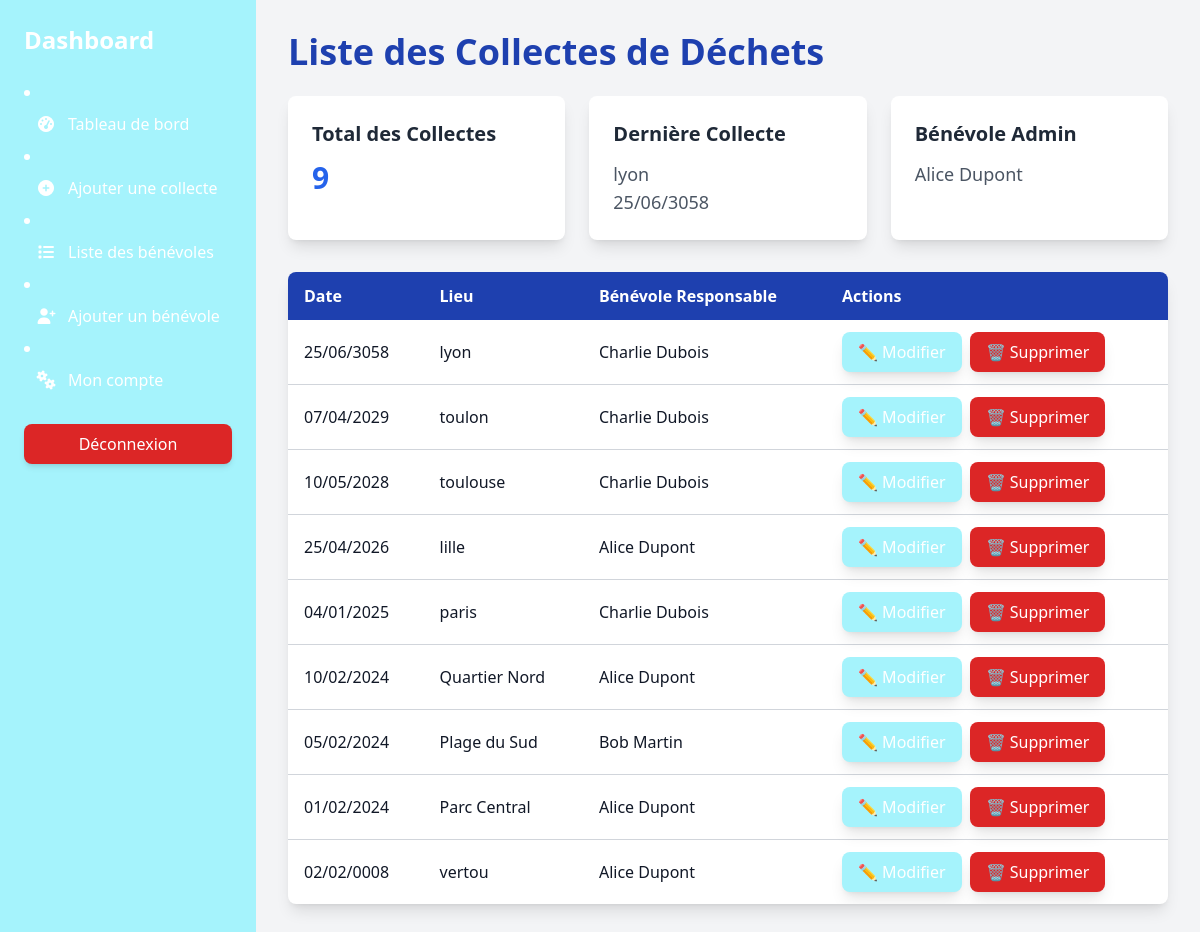
/php/collection_list.php, run on the app's committed database.
### tables this page shows
CREATE TABLE `collectes` (
  `id` int NOT NULL,
  `date_collecte` date NOT NULL,
  `lieu` varchar(255) NOT NULL,
  `id_benevole` int DEFAULT NULL
);

CREATE TABLE `benevoles` (
  `id` int NOT NULL,
  `nom` varchar(100) NOT NULL,
  `email` varchar(100) NOT NULL,
  `mot_de_passe` varchar(255) NOT NULL,
  `role` enum('admin','participant') NOT NULL
);

### php/collection_list.php (the view, shortened to what this page needs)
<?php
require 'config.php';
try {
    $stmt = $pdo->query("
        SELECT c.id, c.date_collecte, c.lieu, b.nom
        FROM collectes c
        LEFT JOIN benevoles b ON c.id_benevole = b.id
        ORDER BY c.date_collecte DESC
    ");
    $query = $pdo->prepare("SELECT nom FROM benevoles WHERE role = 'admin' LIMIT 1");
    $query->execute();
    $collectes = $stmt->fetchAll();
    $admin = $query->fetch(PDO::FETCH_ASSOC);
    $adminNom = $admin ? htmlspecialchars($admin['nom']) : 'Aucun administrateur trouvé';
} catch (PDOException $e) {
    echo "Erreur de base de données : " . $e->getMessage();
    exit;
}
?>
<!DOCTYPE html>
<html lang="fr">
<head>
    <head>
    </head>
    <script src="https://cdn.tailwindcss.com"></script>
    <link href="https://cdn.jsdelivr.net/npm/@fortawesome/fontawesome-free/css/all.min.css" rel="stylesheet">
</head>
<body class="bg-gray-100 text-gray-900">
<div class="flex h-screen">
    <div class="bg-cyan-200 text-white w-64 p-6">
        <h2 class="text-2xl font-bold mb-6">Dashboard</h2>
            <li><a href="collection_list.php" class="flex items-center py-2 px-3 hover:bg-blue-800 rounded-lg"><i class="fas fa-tachometer-alt mr-3"></i> Tableau de bord</a></li>
            <li><a href="collection_add.php" class="flex items-center py-2 px-3 hover:bg-blue-800 rounded-lg"><i class="fas fa-plus-circle mr-3"></i> Ajouter une collecte</a></li>
            <li><a href="volunteer_list.php" class="flex items-center py-2 px-3 hover:bg-blue-800 rounded-lg"><i class="fa-solid fa-list mr-3"></i> Liste des bénévoles</a></li>
            <li><a href="user_add.php" class="flex items-center py-2 px-3 hover:bg-blue-800 rounded-lg"><i class="fas fa-user-plus mr-3"></i> Ajouter un bénévole</a></li>
            <li><a href="my_account.php" class="flex items-center py-2 px-3 hover:bg-blue-800 rounded-lg"><i class="fas fa-cogs mr-3"></i> Mon compte</a></li>
        <div class="mt-6">
            <button onclick="logout()" class="w-full bg-red-600 hover:bg-red-700 text-white py-2 rounded-lg shadow-md">
                Déconnexion
            </button>
        </div>
    </div>
    <div class="flex-1 p-8 overflow-y-auto">
        <h1 class="text-4xl font-bold text-blue-800 mb-6">Liste des Collectes de Déchets</h1>
        <div class="grid grid-cols-1 sm:grid-cols-2 lg:grid-cols-3 gap-6 mb-8">
            <div class="bg-white p-6 rounded-lg shadow-lg">
                <h3 class="text-xl font-semibold text-gray-800 mb-3">Total des Collectes</h3>
                <p class="text-3xl font-bold text-blue-600"><?= count($collectes) ?></p>
            </div>
            <div class="bg-white p-6 rounded-lg shadow-lg">
                <h3 class="text-xl font-semibold text-gray-800 mb-3">Dernière Collecte</h3>
                <p class="text-lg text-gray-600"><?= htmlspecialchars($collectes[0]['lieu']) ?></p>
                <p class="text-lg text-gray-600"><?= date('d/m/Y', strtotime($collectes[0]['date_collecte'])) ?></p>
            </div>
            <div class="bg-white p-6 rounded-lg shadow-lg">
                <h3 class="text-xl font-semibold text-gray-800 mb-3">Bénévole Admin</h3>
                <p class="text-lg text-gray-600"><?= $adminNom ?></p>
            </div>
        </div>
        <div class="overflow-hidden rounded-lg shadow-lg bg-white">
            <table class="w-full table-auto border-collapse">
                <thead class="bg-blue-800 text-white">
                <tr>
                    <th class="py-3 px-4 text-left">Date</th>
                    <th class="py-3 px-4 text-left">Lieu</th>
                    <th class="py-3 px-4 text-left">Bénévole Responsable</th>
                    <th class="py-3 px-4 text-left">Actions</th>
                </tr>
                </thead>
                <tbody class="divide-y divide-gray-300">
                <?php foreach ($collectes as $collecte) : ?>
                    <tr class="hover:bg-gray-100 transition duration-200">
                        <td class="py-3 px-4"><?= date('d/m/Y', strtotime($collecte['date_collecte'])) ?></td>
                        <td class="py-3 px-4"><?= htmlspecialchars($collecte['lieu']) ?></td>
                        <td class="py-3 px-4">
                            <?= $collecte['nom'] ? htmlspecialchars($collecte['nom']) : 'Aucun bénévole' ?>
                        </td>
                        <td class="py-3 px-4 flex space-x-2">
                            <a href="collection_edit.php?id=<?= $collecte['id'] ?>" class="bg-cyan-200 hover:bg-cyan-600 text-white px-4 py-2 rounded-lg shadow-lg focus:outline-none focus:ring-2 focus:ring-blue-500 transition duration-200">
                                ✏️ Modifier
                            </a>
                            <a href="collection_delete.php?id=<?= $collecte['id'] ?>" class="bg-red-600 hover:bg-red-700 text-white px-4 py-2 rounded-lg shadow-lg focus:outline-none focus:ring-2 focus:ring-red-500 transition duration-200" onclick="return confirm('Êtes-vous sûr de vouloir supprimer cette collecte ?');">
                                🗑️ Supprimer
                            </a>
                        </td>
                    </tr>
                <?php endforeach; ?>
                </tbody>
            </table>
        </div>
    </div>
</div>
</body>
</html>

### data on the page
collectes: lieu "lyon", date_collecte "25/06/3058", id_benevole.nom "Charlie Dubois"
benevoles: nom "Alice Dupont"
collectes: date_collecte "07/04/2029", lieu "toulon", id_benevole.nom "Charlie Dubois"
collectes: date_collecte "10/05/2028", lieu "toulouse", id_benevole.nom "Charlie Dubois"
collectes: date_collecte "25/04/2026", lieu "lille", id_benevole.nom "Alice Dupont"
collectes: date_collecte "04/01/2025", lieu "paris", id_benevole.nom "Charlie Dubois"
collectes: date_collecte "10/02/2024", lieu "Quartier Nord", id_benevole.nom "Alice Dupont"
collectes: date_collecte "05/02/2024", lieu "Plage du Sud", id_benevole.nom "Bob Martin"
collectes: date_collecte "01/02/2024", lieu "Parc Central", id_benevole.nom "Alice Dupont"
collectes: date_collecte "02/02/0008", lieu "vertou", id_benevole.nom "Alice Dupont"

### other printed values
count($collectes) "9"
